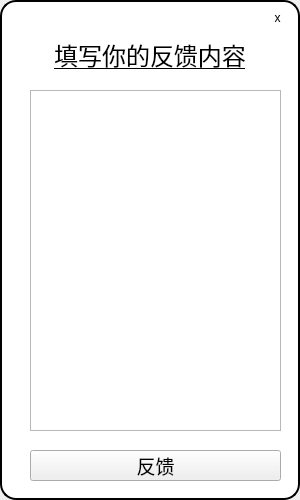
<?xml version="1.0" encoding="UTF-8"?>
<ui version="4.0">
 <class>FeedBackWindow</class>
 <widget class="QWidget" name="FeedBackWindow">
  <property name="geometry">
   <rect>
    <x>0</x>
    <y>0</y>
    <width>300</width>
    <height>500</height>
   </rect>
  </property>
  <property name="windowTitle">
   <string>Form</string>
  </property>
  <widget class="QLabel" name="background">
   <property name="geometry">
    <rect>
     <x>0</x>
     <y>0</y>
     <width>300</width>
     <height>500</height>
    </rect>
   </property>
   <property name="styleSheet">
    <string notr="true">background-color: rgb(255, 255, 255);
border-style: solid;
border-width: 2px;
border-color:  rgb(0, 0, 0);
border-radius: 16px;</string>
   </property>
   <property name="text">
    <string/>
   </property>
  </widget>
  <widget class="QLabel" name="titleLabel">
   <property name="geometry">
    <rect>
     <x>10</x>
     <y>30</y>
     <width>280</width>
     <height>50</height>
    </rect>
   </property>
   <property name="styleSheet">
    <string notr="true">background-color: rgb(255, 255, 255);
font: 700 16pt &quot;Microsoft YaHei UI&quot;;
text-decoration: underline;</string>
   </property>
   <property name="text">
    <string>&lt;html&gt;&lt;head/&gt;&lt;body&gt;&lt;p align=&quot;center&quot;&gt;&lt;span style=&quot; font-size:18pt;&quot;&gt;填写你的反馈内容&lt;/span&gt;&lt;/p&gt;&lt;/body&gt;&lt;/html&gt;</string>
   </property>
  </widget>
  <widget class="QTextEdit" name="inputArea">
   <property name="geometry">
    <rect>
     <x>30</x>
     <y>90</y>
     <width>251</width>
     <height>341</height>
    </rect>
   </property>
   <property name="font">
    <font>
     <pointsize>12</pointsize>
    </font>
   </property>
  </widget>
  <widget class="QPushButton" name="sendButton">
   <property name="geometry">
    <rect>
     <x>30</x>
     <y>450</y>
     <width>251</width>
     <height>31</height>
    </rect>
   </property>
   <property name="sizePolicy">
    <sizepolicy hsizetype="Ignored" vsizetype="Fixed">
     <horstretch>0</horstretch>
     <verstretch>0</verstretch>
    </sizepolicy>
   </property>
   <property name="font">
    <font>
     <pointsize>14</pointsize>
    </font>
   </property>
   <property name="text">
    <string>反馈</string>
   </property>
  </widget>
  <widget class="QPushButton" name="quitButton">
   <property name="geometry">
    <rect>
     <x>265</x>
     <y>5</y>
     <width>25</width>
     <height>25</height>
    </rect>
   </property>
   <property name="styleSheet">
    <string notr="true">background-color: rgb(255, 255, 255);
border-radius: 16px;
border-style:solid;
font: 700 16pt &quot;Microsoft YaHei UI&quot;;</string>
   </property>
   <property name="text">
    <string>x</string>
   </property>
  </widget>
 </widget>
 <resources/>
 <connections/>
</ui>
